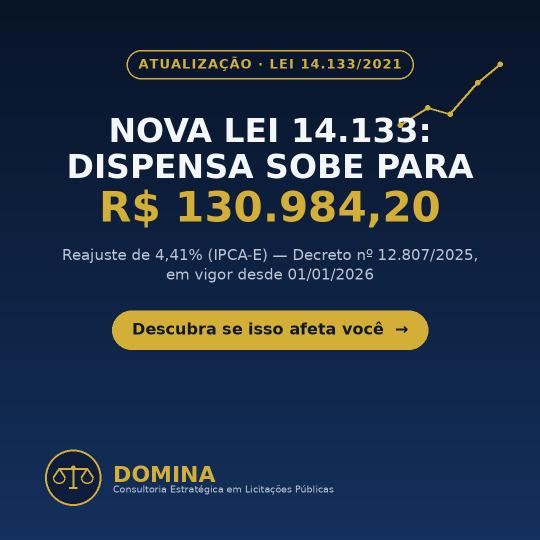
#> input picture images/post-2026-09-17-dispensa-14133.png, 1080 x 1080 px, given in place of logo_domina.png, which was not available (shown at 1/2 size)
$ python gen_post_09h_1019.py
#> lines starting #> are read from the running program, lines starting #| are printed output that depends on the picture; pictures that were not available may be replaced by others from this repository, and a replacement may not be noted
#!/usr/bin/env python3
# -*- coding: utf-8 -*-
"""Post 9h 2026-10-19: representacao direta ao TCU, sem esgotar recurso
administrativo (Acordao 1.063/2026-Plenario, rel. Min. Benjamin Zymler,
TC 004.829/2026-3; fundamento art. 170, par. 4o da Lei 14.133/2021).
Tema novo: nenhum post dos ultimos 30 dias tratou de representacao ao
TCU / controle externo durante a fase recursal.

Paleta: azul marinho solido (oposta ao ultimo post confirmado, 18/10 9h,
que foi branco gelo). Layout variado em relacao ao 18/10 (titulo+subtitulo
alinhados a direita, card horizontal, colunas) e ao 13/10 18h (tudo
centralizado): aqui o titulo e o bloco todo ficam alinhados a ESQUERDA,
logo no topo DIREITO (nos ultimos dois posts estava no topo esquerdo),
badge no topo ESQUERDO, bloco central e um CARD unico com numero do
acordao em destaque (nao e estatistica gigante nem duas colunas), CTA
alinhado a ESQUERDA, bracket decorativo no canto INFERIOR DIREITO.
"""
from PIL import Image, ImageDraw, ImageFont

W = H = 1080

NAVY = (14, 25, 50)
WHITE = (247, 246, 240)
SUBTITLE = (164, 177, 203)
GOLD = (212, 175, 55)
GOLD_DARK_TEXT = (24, 20, 4)
LINE = (54, 68, 100)

FONT_DIR = "/usr/share/fonts/truetype/dejavu/"
def F(size):
    return ImageFont.truetype(FONT_DIR + "DejaVuSans-Bold.ttf", size)
def FR(size):
    return ImageFont.truetype(FONT_DIR + "DejaVuSans.ttf", size)

img = Image.new("RGB", (W, H), NAVY)
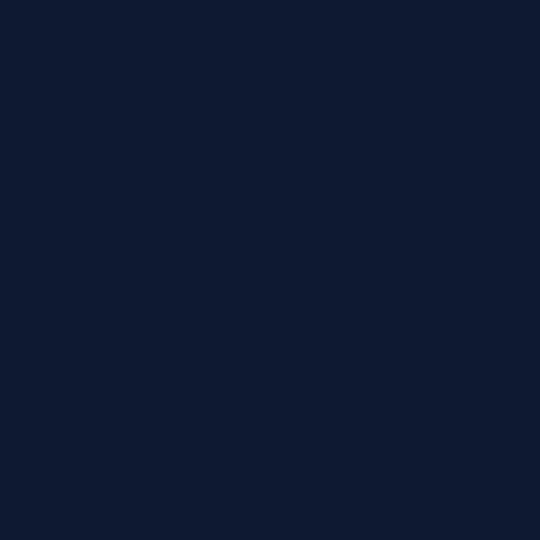
#> img: PIL image 1080x1080 RGB (shown at 1/2 size); mean R, G, B 14, 25, 50
d = ImageDraw.Draw(img)
MARGIN = 72

def text_w(s, font):
#> called with s = 'LEI 14.133/2021 · ART. 170, § 4º'
    bbox = d.textbbox((0, 0), s, font=font)
#> bbox = (0, 5, 374, 23)
    return bbox[2] - bbox[0]

def wrap(text, font, max_w):
    words = text.split(" ")
    lines, cur = [], ""
    for w_ in words:
        trial = (cur + " " + w_).strip()
        if text_w(trial, font) <= max_w:
            cur = trial
        else:
            if cur:
                lines.append(cur)
            cur = w_
    if cur:
        lines.append(cur)
    return lines

# ---- badge pill, top-left ----
badge_font = F(21)
badge_text = "LEI 14.133/2021 · ART. 170, § 4º"
tw = text_w(badge_text, badge_font)
#> tw = 374
pad_x, pad_y = 22, 12
bx0, by0 = MARGIN, 80
bx1 = bx0 + tw + pad_x * 2
#> bx1 = 490
by1 = by0 + 22 + pad_y * 2
d.rounded_rectangle((bx0, by0, bx1, by1), radius=(by1 - by0) // 2, outline=GOLD, width=2)
d.text((bx0 + pad_x, by0 + pad_y - 1), badge_text, font=badge_font, fill=GOLD)

# ---- logo, top-right ----
logo = Image.open("/home/user/domina-posts/logo_domina.png").convert("RGBA")
logo_size = 105
logo = logo.resize((logo_size, logo_size), Image.LANCZOS)
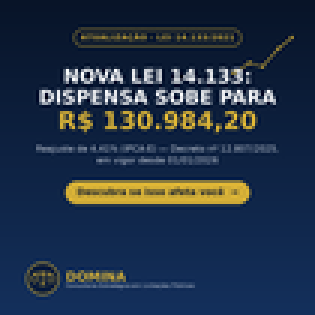
#> logo: PIL image 105x105 RGBA (shown 3 times larger); mean R, G, B, A 34.6, 50, 70.9, 255
img.paste(logo, (W - MARGIN - logo_size, 54), logo)

# ---- title, left-aligned ----
title_font = F(58)
title_lines = [
    ("SEU RECURSO", WHITE),
    ("TRAVOU NO", WHITE),
    ("ÓRGÃO?", GOLD),
]
y = 232
for line, color in title_lines:
    d.text((MARGIN, y), line, font=title_font, fill=color)
    y += 68
#> after the loop, y = 436

# ---- subtitle, left-aligned ----
y += 14
#> y = 450
sub_font = FR(26)
subtitle = "Você não precisa esperar o julgamento interno para levar a irregularidade ao órgão de controle."
sub_lines = wrap(subtitle, sub_font, 820)
#> the loop in wrap, `for w_ in words:` made 15 passes
#> (trial, bbox in text_w, cur) on passes 2, 3, 4, 5, 6, 13, 14: ('Você não', (0, 4, 119, 25), 'Você não'), ('Você não precisa', (0, 4, 220, 30), 'Você não precisa'), ('Você não precisa esperar', (0, 4, 328, 30), 'Você não precisa esperar'), ('Você não precisa esperar o', (0, 4, 352, 30), 'Você não precisa esperar o'), ('Você não precisa esperar o julgamento', (0, 4, 508, 30), 'Você não precisa esperar o julgamento'), ('irregularidade ao órgão', (0, 4, 305, 30), 'irregularidade ao órgão'), ('irregularidade ao órgão de', (0, 4, 346, 30), 'irregularidade ao órgão de')
#> (bbox in text_w, cur) on passes 1, 12: ((0, 4, 62, 25), 'Você'), ((0, 5, 223, 30), 'irregularidade ao')
#> after the loop in wrap, `for w_ in words:`: lines = 1 item
#> sub_lines = 2 items
for line in sub_lines:
    d.text((MARGIN, y), line, font=sub_font, fill=SUBTITLE)
    y += 34
#> this loop made 2 passes
#> y on pass 1: 484
#> (line, y) on pass 2: ('irregularidade ao órgão de controle.', 518)
#> after the loop, y = 518

# ---- divider ----
y += 22
#> y = 540
d.line([(MARGIN, y), (W - MARGIN, y)], fill=LINE, width=2)
y += 40
#> y = 580

# ---- highlight card ----
card_y0 = y
#> card_y0 = 580
card_pad = 34
d.rounded_rectangle((MARGIN, card_y0, W - MARGIN, card_y0 + 238), radius=20, outline=GOLD, width=2)

tag_font = F(23)
d.text((MARGIN + card_pad, card_y0 + 26), "TCU · ACÓRDÃO 1.063/2026-PLENÁRIO", font=tag_font, fill=GOLD)

body_font = FR(25)
body_lines = [
    "A empresa pode representar direto ao TCU contra",
    "uma irregularidade na licitação mesmo com recurso",
    "administrativo ainda pendente no próprio órgão —",
    "não é preciso esgotar essa via primeiro.",
]
yy = card_y0 + 76
#> yy = 656
for line in body_lines:
    d.text((MARGIN + card_pad, yy), line, font=body_font, fill=WHITE)
    yy += 36
#> this loop made 4 passes
#> yy on passes 1 to 4: 692, 728, 764, 800
#> after the loop, yy = 800

y = card_y0 + 238 + 36
#> y = 854

# ---- footer note ----
note_font = FR(20)
note = "Relator Min. Benjamin Zymler — base legal: direito de representação aos órgãos de controle (art. 170, § 4º)."
note_lines = wrap(note, note_font, W - 2 * MARGIN)
#> the loop in wrap (call 2), `for w_ in words:` made 18 passes
#> (trial, bbox in text_w, cur) on passes 2, 3, 4, 5, 6, 17: ('Relator Min.', (0, 4, 120, 19), 'Relator Min.'), ('Relator Min. Benjamin', (0, 4, 220, 23), 'Relator Min. Benjamin'), ('Relator Min. Benjamin Zymler', (0, 4, 298, 23), 'Relator Min. Benjamin Zymler'), ('Relator Min. Benjamin Zymler —', (0, 4, 324, 23), 'Relator Min. Benjamin Zymler —'), ('Relator Min. Benjamin Zymler — base', (0, 4, 378, 23), 'Relator Min. Benjamin Zymler — base'), ('(art. 170, §', (0, 4, 110, 22), '(art. 170, §')
#> (bbox in text_w, cur) on passes 1, 16, 18: ((0, 4, 72, 19), 'Relator'), ((0, 4, 93, 22), '(art. 170,'), ((0, 4, 152, 22), '(art. 170, § 4º).')
#> note_lines = 2 items
for line in note_lines:
    d.text((MARGIN, y), line, font=note_font, fill=SUBTITLE)
    y += 27
#> this loop made 2 passes
#> y on pass 1: 881
#> (line, y) on pass 2: ('(art. 170, § 4º).', 908)
#> after the loop, y = 908

# ---- CTA pill, left-aligned, bottom ----
cta_font = F(28)
cta_text = "Fale com a Domina no direct  →"
tw3 = text_w(cta_text, cta_font)
#> tw3 = 492
pad_x3, pad_y3 = 36, 20
cy1 = H - 64
cy0 = cy1 - (23 + pad_y3 * 2)
cy0 = max(cy0, y + 26)
#> cy0 = 953
cy1 = cy0 + (23 + pad_y3 * 2)
#> cy1 = 1016
cx0 = MARGIN
cx1 = cx0 + tw3 + pad_x3 * 2
#> cx1 = 636
d.rounded_rectangle((cx0, cy0, cx1, cy1), radius=(cy1 - cy0) // 2, fill=GOLD)
d.text((cx0 + pad_x3, cy0 + pad_y3 - 2), cta_text, font=cta_font, fill=GOLD_DARK_TEXT)

# ---- decorative corner bracket, bottom-right ----
bx0d, by0d = W - MARGIN, cy1
#> bx0d = 1008; by0d = 1016
d.line([(bx0d - 50, by0d), (bx0d, by0d)], fill=GOLD, width=3)
d.line([(bx0d, by0d - 50), (bx0d, by0d)], fill=GOLD, width=3)

print("final y before CTA:", y, "cta top:", cy0, "cta bottom:", cy1, "H:", H)
#| final y before CTA: 908 cta top: 953 cta bottom: 1016 H: 1080

out_path = "/home/user/domina-posts/images/post-2026-10-19-09h-representacao-tcu-art170.png"
img.save(out_path)
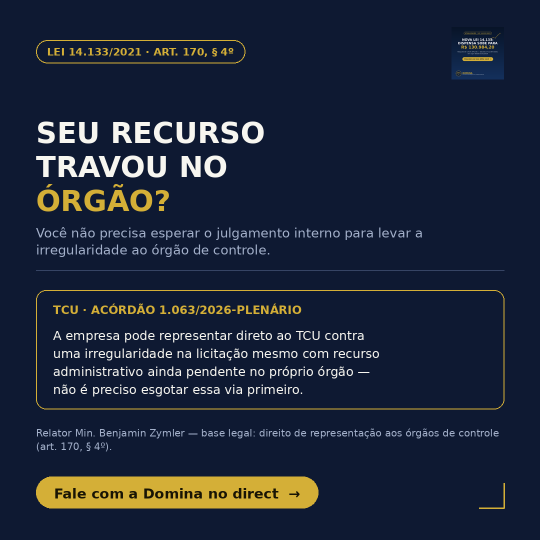
#> saved as post-2026-10-19-09h-representacao-tcu-art170.png: PIL image 1080x1080 RGB (shown at 1/2 size); mean R, G, B 30, 38.6, 56.5
print("saved", out_path, img.size)
#| saved /home/user/domina-posts/images/post-2026-10-19-09h-representacao-tcu-art170.png (1080, 1080)

$ run again, on images/post-2026-09-18-habilitacao-1.png
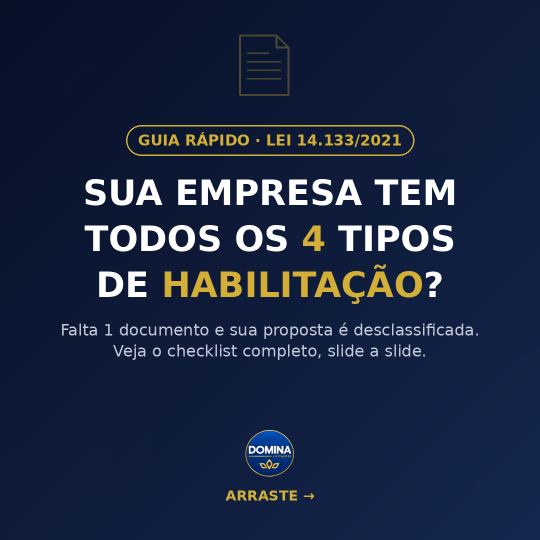
#> input picture images/post-2026-09-18-habilitacao-1.png, 1080 x 1080 px, given in place of logo_domina.png, which was not available (shown at 1/2 size)
#> bbox = (0, 5, 374, 23)
#> tw = 374
#> bx1 = 490
#> `logo = logo.resize((logo_size, logo_size), Image.LANCZOS)`:
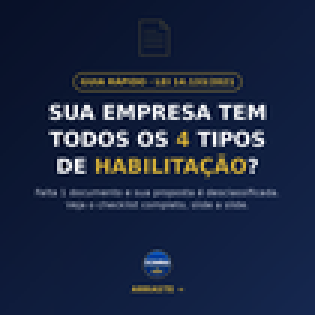
#> logo: PIL image 105x105 RGBA (shown 3 times larger); mean R, G, B, A 28, 39.4, 65.7, 255
#> after the loop `for line, color in title_lines:`: y = 436
#> `y += 14`: y = 450
#> the loop in wrap, `for w_ in words:` made 15 passes
#> (trial, bbox in text_w, cur) on passes 2 to 5: ('Você não', (0, 4, 119, 25), 'Você não'), ('Você não precisa', (0, 4, 220, 30), 'Você não precisa'), ('Você não precisa esperar', (0, 4, 328, 30), 'Você não precisa esperar'), ('Você não precisa esperar o', (0, 4, 352, 30), 'Você não precisa esperar o')
#> after the loop in wrap, `for w_ in words:`: lines = 1 item
#> sub_lines = 2 items
#> the loop `for line in sub_lines:` made 2 passes
#> y on pass 1: 484
#> after the loop `for line in sub_lines:`: y = 518
#> `y += 22`: y = 540
#> `y += 40`: y = 580
#> `yy = card_y0 + 76`: yy = 656
#> the loop `for line in body_lines:` made 4 passes
#> yy on passes 1 to 4: 692, 728, 764, 800
#> after the loop `for line in body_lines:`: yy = 800
#> `y = card_y0 + 238 + 36`: y = 854
#> the loop in wrap (call 2), `for w_ in words:` made 18 passes
#> (trial, bbox in text_w, cur) on passes 2 to 5: ('Relator Min.', (0, 4, 120, 19), 'Relator Min.'), ('Relator Min. Benjamin', (0, 4, 220, 23), 'Relator Min. Benjamin'), ('Relator Min. Benjamin Zymler', (0, 4, 298, 23), 'Relator Min. Benjamin Zymler'), ('Relator Min. Benjamin Zymler —', (0, 4, 324, 23), 'Relator Min. Benjamin Zymler —')
#> note_lines = 2 items
#> the loop `for line in note_lines:` made 2 passes
#> y on pass 1: 881
#> after the loop `for line in note_lines:`: y = 908
#> tw3 = 492
#> cy0 = 953
#> cy1 = 1016
#> cx1 = 636
#> bx0d = 1008; by0d = 1016
#| final y before CTA: 908 cta top: 953 cta bottom: 1016 H: 1080
#> `img.save(out_path)`:
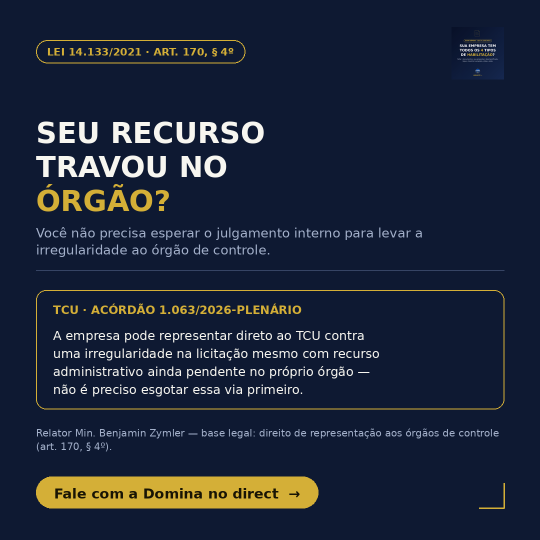
#> saved as post-2026-10-19-09h-representacao-tcu-art170.png: PIL image 1080x1080 RGB (shown at 1/2 size); mean R, G, B 29.9, 38.5, 56.4
#| saved /home/user/domina-posts/images/post-2026-10-19-09h-representacao-tcu-art170.png (1080, 1080)

$ run again, on images/post-2026-09-18-habilitacao-2.png
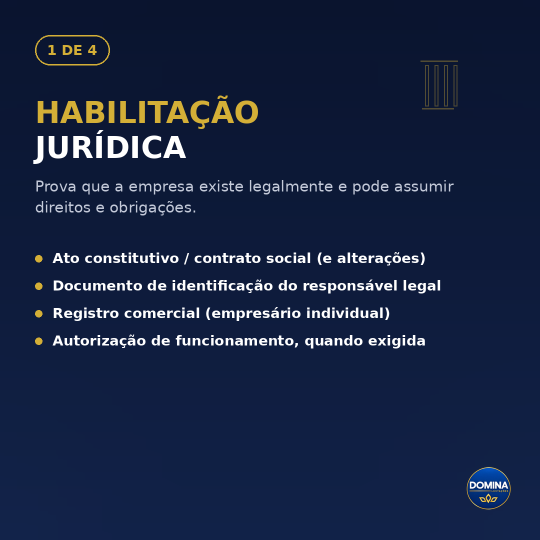
#> input picture images/post-2026-09-18-habilitacao-2.png, 1080 x 1080 px, given in place of logo_domina.png, which was not available (shown at 1/2 size)
#> bbox = (0, 5, 374, 23)
#> tw = 374
#> bx1 = 490
#> `logo = logo.resize((logo_size, logo_size), Image.LANCZOS)`:
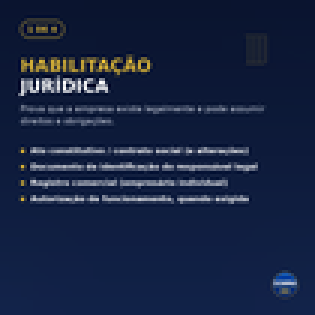
#> logo: PIL image 105x105 RGBA (shown 3 times larger); mean R, G, B, A 23.8, 36.1, 65.7, 255
#> after the loop `for line, color in title_lines:`: y = 436
#> `y += 14`: y = 450
#> the loop in wrap, `for w_ in words:` made 15 passes
#> (trial, bbox in text_w, cur) on passes 2 to 5: ('Você não', (0, 4, 119, 25), 'Você não'), ('Você não precisa', (0, 4, 220, 30), 'Você não precisa'), ('Você não precisa esperar', (0, 4, 328, 30), 'Você não precisa esperar'), ('Você não precisa esperar o', (0, 4, 352, 30), 'Você não precisa esperar o')
#> after the loop in wrap, `for w_ in words:`: lines = 1 item
#> sub_lines = 2 items
#> the loop `for line in sub_lines:` made 2 passes
#> y on pass 1: 484
#> after the loop `for line in sub_lines:`: y = 518
#> `y += 22`: y = 540
#> `y += 40`: y = 580
#> `yy = card_y0 + 76`: yy = 656
#> the loop `for line in body_lines:` made 4 passes
#> yy on passes 1 to 4: 692, 728, 764, 800
#> after the loop `for line in body_lines:`: yy = 800
#> `y = card_y0 + 238 + 36`: y = 854
#> the loop in wrap (call 2), `for w_ in words:` made 18 passes
#> (trial, bbox in text_w, cur) on passes 2 to 5: ('Relator Min.', (0, 4, 120, 19), 'Relator Min.'), ('Relator Min. Benjamin', (0, 4, 220, 23), 'Relator Min. Benjamin'), ('Relator Min. Benjamin Zymler', (0, 4, 298, 23), 'Relator Min. Benjamin Zymler'), ('Relator Min. Benjamin Zymler —', (0, 4, 324, 23), 'Relator Min. Benjamin Zymler —')
#> note_lines = 2 items
#> the loop `for line in note_lines:` made 2 passes
#> y on pass 1: 881
#> after the loop `for line in note_lines:`: y = 908
#> tw3 = 492
#> cy0 = 953
#> cy1 = 1016
#> cx1 = 636
#> bx0d = 1008; by0d = 1016
#| final y before CTA: 908 cta top: 953 cta bottom: 1016 H: 1080
#| saved /home/user/domina-posts/images/post-2026-10-19-09h-representacao-tcu-art170.png (1080, 1080)
